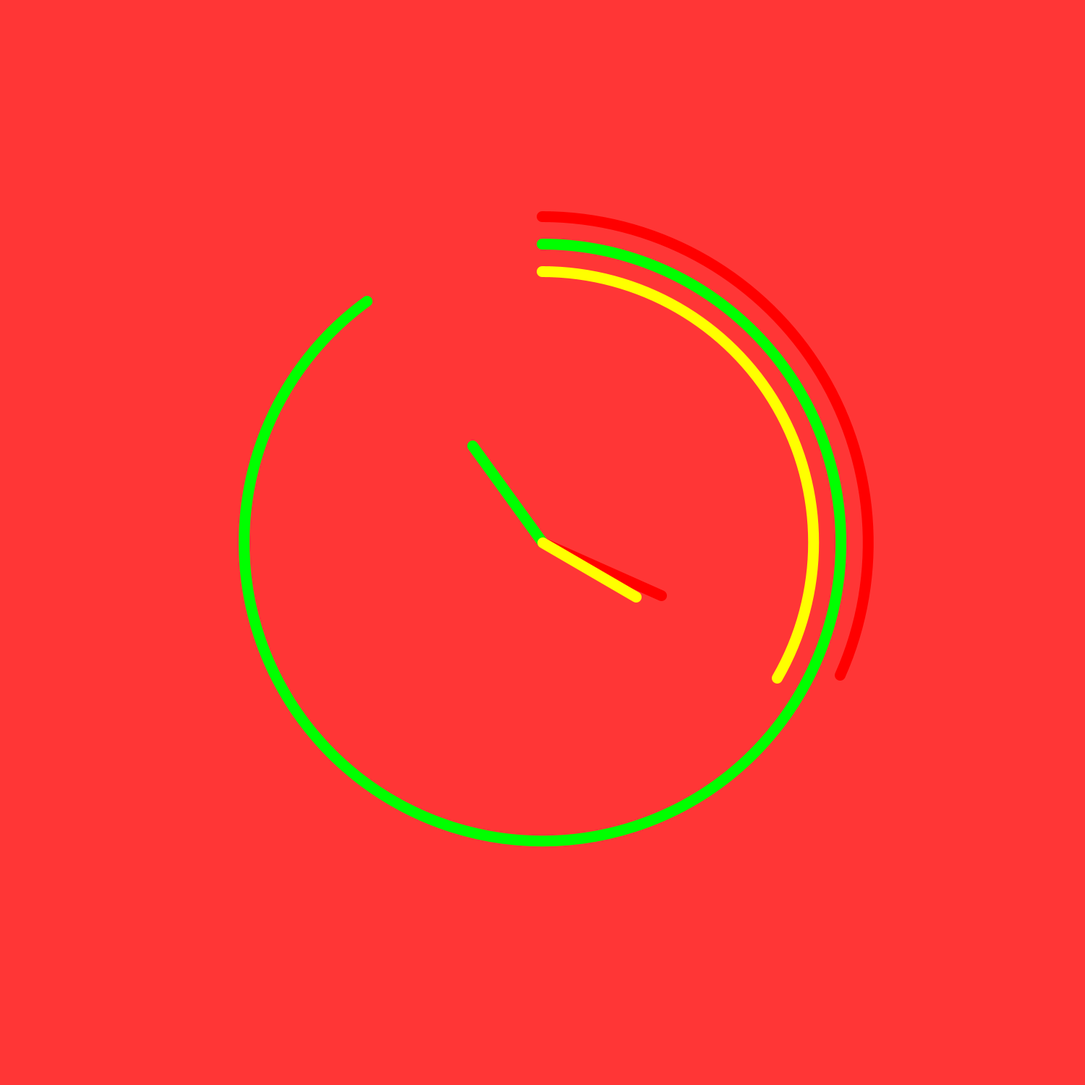
Frame 1 (no input)
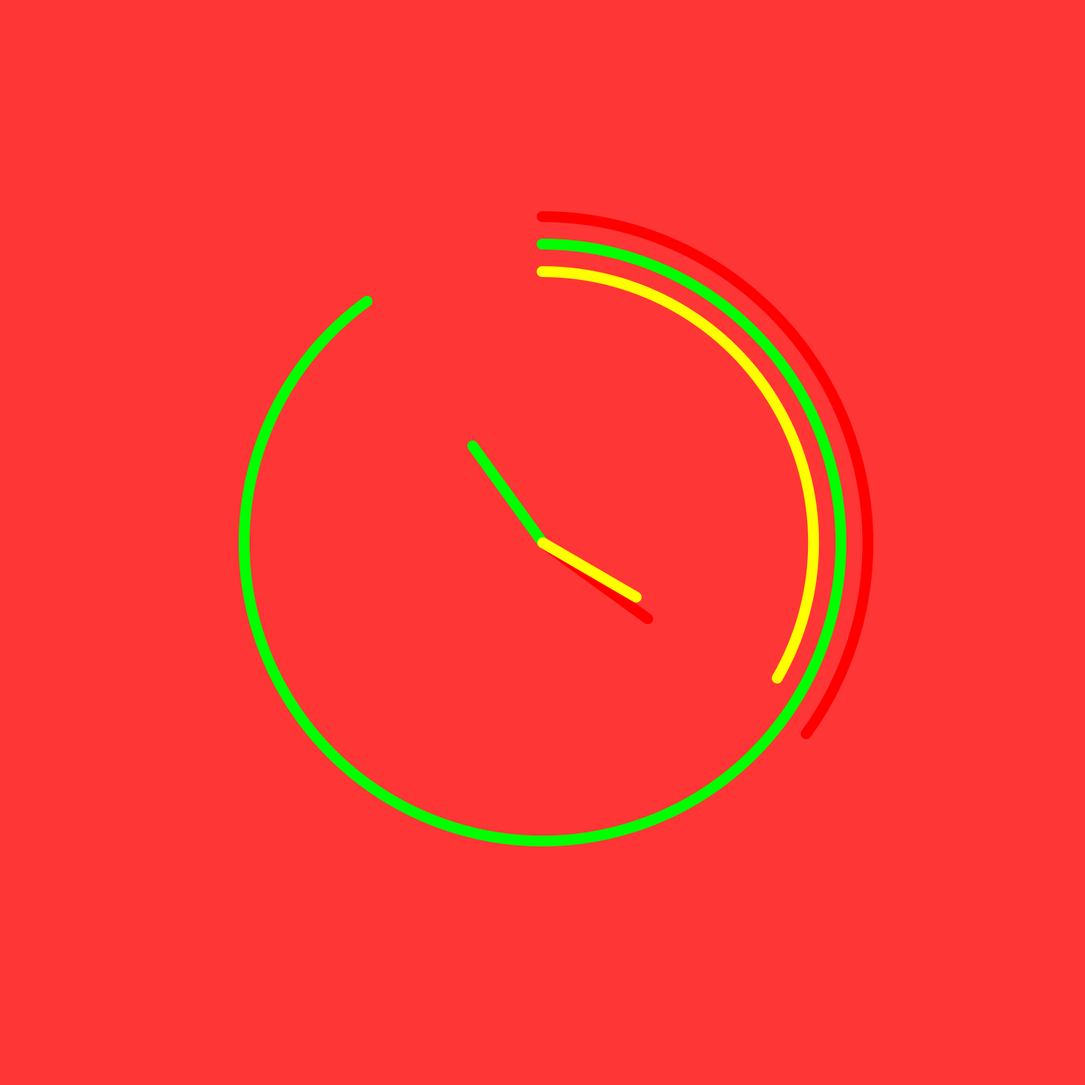
Frame 60 (the mouse pressed at the canvas centre just before this capture)
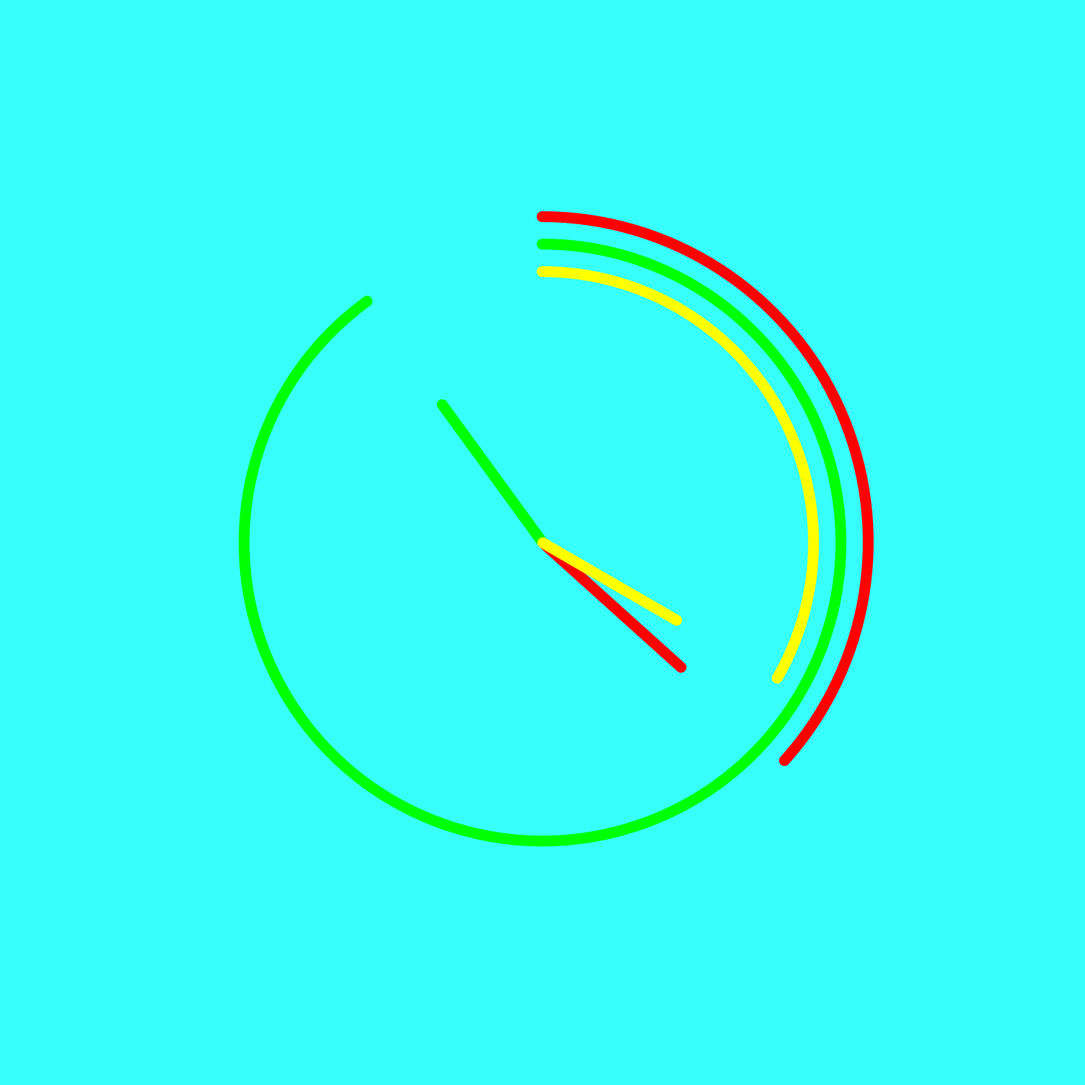
Frame 120 (the mouse held since frame 60 and released just before this capture)

The Processing sketch that drew these frames (run headless with seeded random() and noise(); from frame 60 on, the mouse is pressed at the canvas centre):

// Processing sketch: clock
// ── clock.pde
float maxHours = 24.0;
float maxMinutes = 60.0;
float maxSeconds = 60.0;
int hue = 0;

int cY;
int cX;
void setup() {
  size(1500, 1500);

  cX = width /2;
  cY = height / 2;
}

void draw() {  
  hue = floor(map(mouseY,0,height,0,255));
  
  colorMode(HSB);
  background(hue,200,255);
  colorMode(RGB);
  noFill();
  int h = hour()%12;
  int m = minute();
  int s = second();

  
  float hD = toRadians(h/maxHours);
  float mD = toRadians(m/maxMinutes);
  float sD = toRadians(s/maxSeconds); 
  //draw circles

  strokeWeight(15);
  stroke(255, 0, 0);
  float cW1 = 0.6*width;
  float cH1 = 0.6*height;  
  arc(cX, cY, cW1, cH1, -PI/2, sD);


  stroke(0, 255, 0);
  float cW2 = 0.55*width;
  float cH2 = 0.55*height;
  arc(cX, cY, cW2, cH2, -PI/2, mD);


  stroke(255, 255, 0);
  float cW3 = 0.5*width;
  float cH3 = 0.5*height;
  arc(cX, cY, cW3, cH3, -PI/2, hD);
  
  
  
  float len = map(mouseX,0,width,5,2);
  strokeWeight(15);
  stroke(255, 0, 0);
  line(cX, cY, cos(sD)*(cW1/len) + cX, sin(sD)*(cH1/len)+ cY);
  stroke(0, 255, 0);
  line(cX, cY, cos(mD)*(cW2/len) + cX, sin(mD)*(cH2/len)+ cY);
  stroke(255, 255, 0);
  line(cX, cY, cos(hD)*(cW3/len) + cX, sin(hD)*(cH3/len)+ cY);
}

float toRadians(float percent) {
  float degrees = (percent*360)-90;
  return radians(degrees);
}
